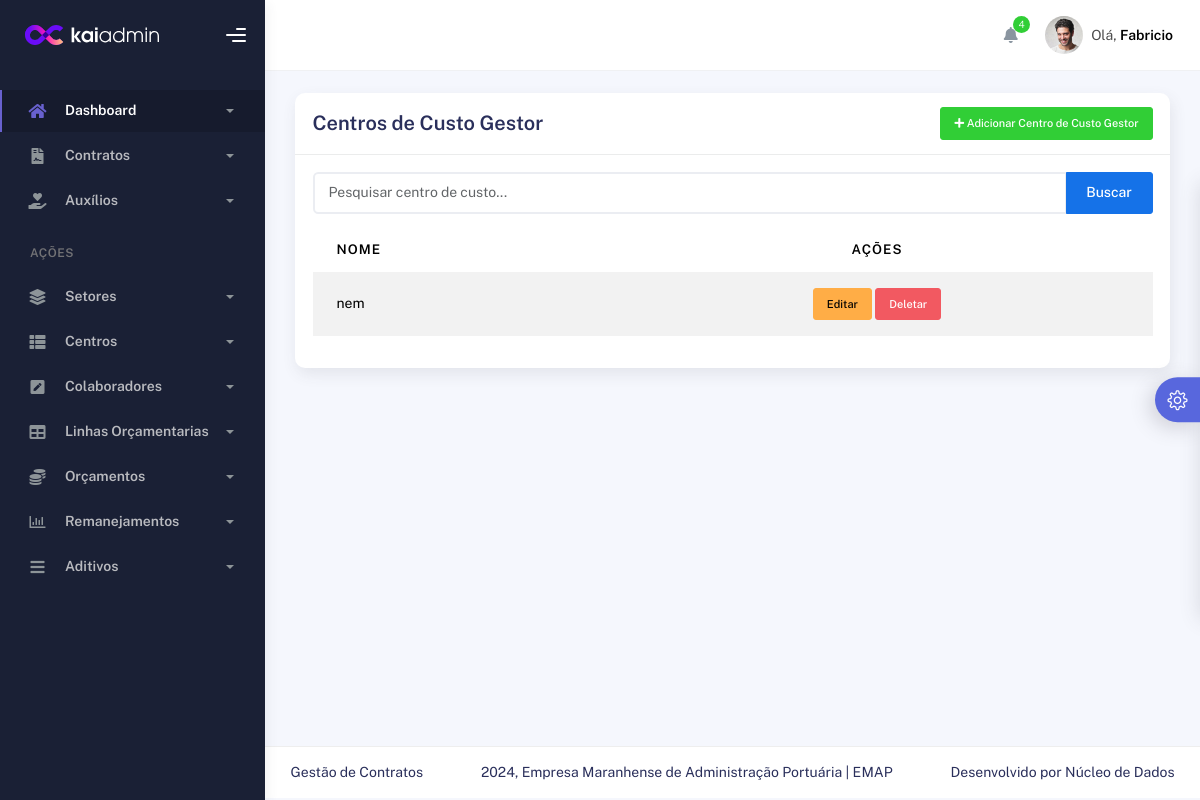
The app's page /contratos/centrogestor/, older data.
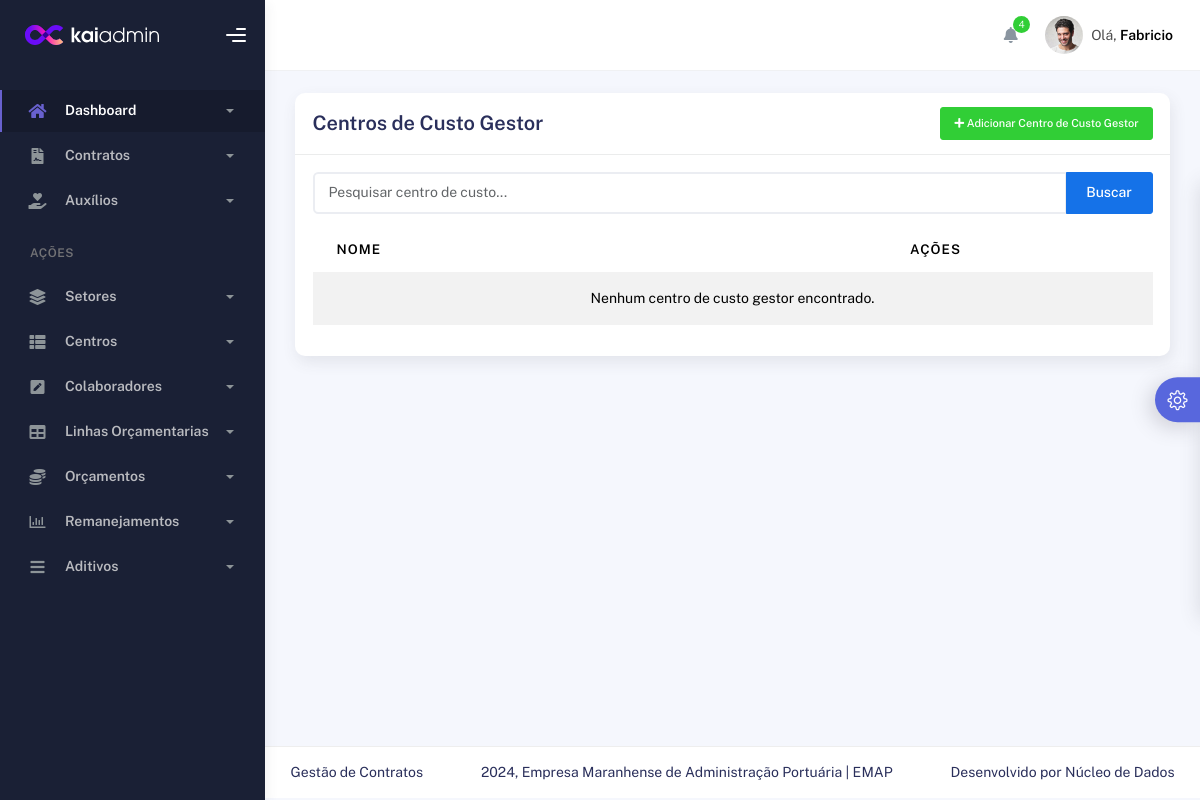
The same page, newer data.
### contract/models.py (models this page shows, shortened)
class CentroDeCustoGestor(models.Model):
    nome = models.CharField(max_length=100)

### contract/views.py (the view)
# urls.py: path('centrogestor/', CentroDeCustoGestorListView.as_view(), name='centrodecustogestor_list'),
class CentroDeCustoGestorListView(ListView):
    model = CentroDeCustoGestor
    template_name = 'centros/centrodecustogestor_list.html'
    context_object_name = 'centros'

### contract/templates/centros/centrodecustogestor_list.html (shortened to what this page needs)
{% extends 'index.html' %}
{% block 'conteudo' %}
<div class="container">
    <div class="page-inner">
        <div class="row">
            <div class="col-md-12">
                <div class="card">
                    <div class="card-header d-flex justify-content-between align-items-center">
                        <h4 class="card-title">Centros de Custo Gestor</h4>
                        <a href="{% url 'centrodecustogestor_create' %}" class="btn btn-success btn-sm">
                            <i class="fas fa-plus"></i> Adicionar Centro de Custo Gestor
                        </a>
                    </div>
                    <div class="card-body">
                        <form method="GET" action="{% url 'centrodecustogestor_list' %}">
                            <div class="input-group mb-3">
                                <input type="text" id="searchInput" class="form-control" name="search" placeholder="Pesquisar centro de custo...">
                                <button class="btn btn-primary" type="submit">Buscar</button>
                            </div>
                        </form>
                        <table class="table table-striped">
                            <thead>
                                <tr>
                                    <th>Nome</th>
                                    <th class="text-center">Ações</th>
                                </tr>
                            </thead>
                            <tbody>
                                {% for centro in centros %}
                                <tr>
                                    <td>{{ centro.nome }}</td>
                                    <td class="text-center">
                                        <a href="{% url 'centrodecustogestor_update' centro.pk %}" class="btn btn-warning btn-sm">Editar</a>
                                        <form method="post" action="{% url 'centrodecustogestor_delete' centro.pk %}" class="d-inline">
                                            <button type="submit" class="btn btn-danger btn-sm" onclick="return confirm('Tem certeza que deseja excluir este centro de custo?');">Deletar</button>
                                        </form>
                                    </td>
                                </tr>
                                {% empty %}
                                <tr>
                                    <td colspan="2" class="text-center">Nenhum centro de custo gestor encontrado.</td>
                                </tr>
                                {% endfor %}
                            </tbody>
                        </table>
                    </div>
                </div>
            </div>
        </div>
    </div>
</div>
{% endblock %}

Row changes from the older to the newer data that the page shows:
removed CentroDeCustoGestor: nome "nem"
Text that changed along with them:
text now shown: "Nenhum centro de custo gestor encontrado."
